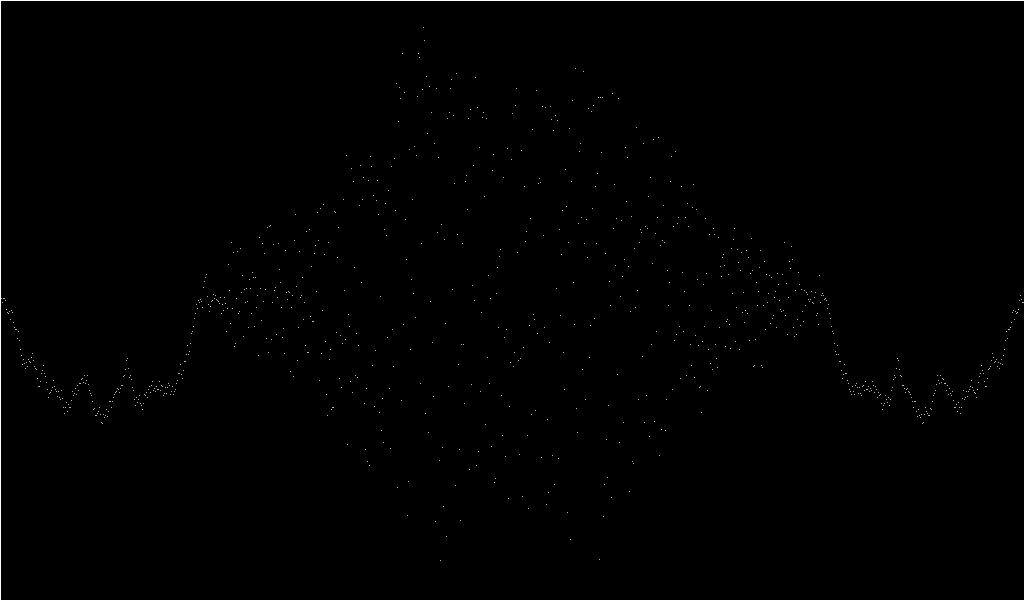
Frame 1 (no input)
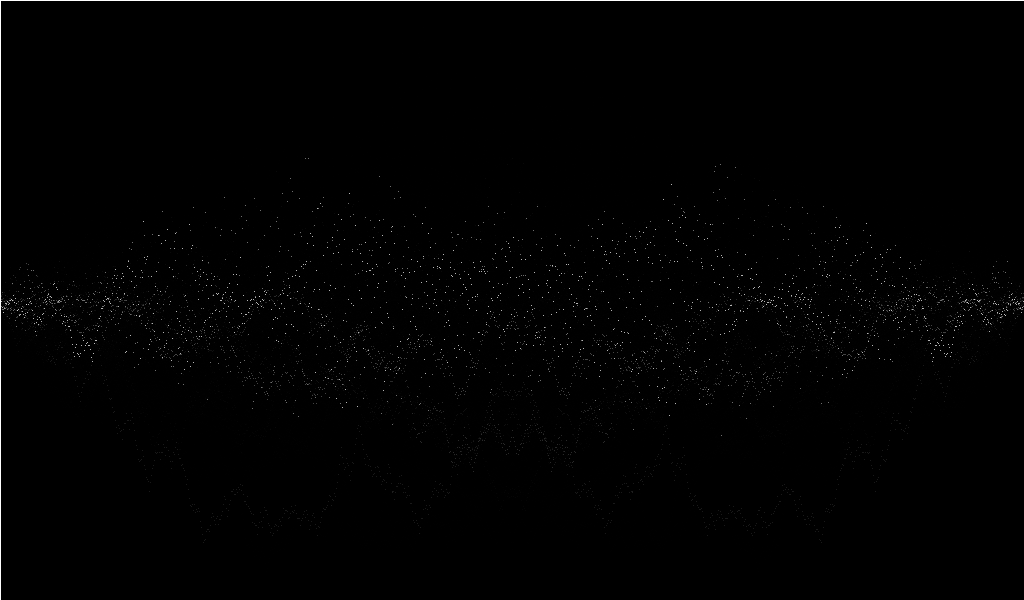
Frame 60 (the mouse pressed at the canvas centre just before this capture)
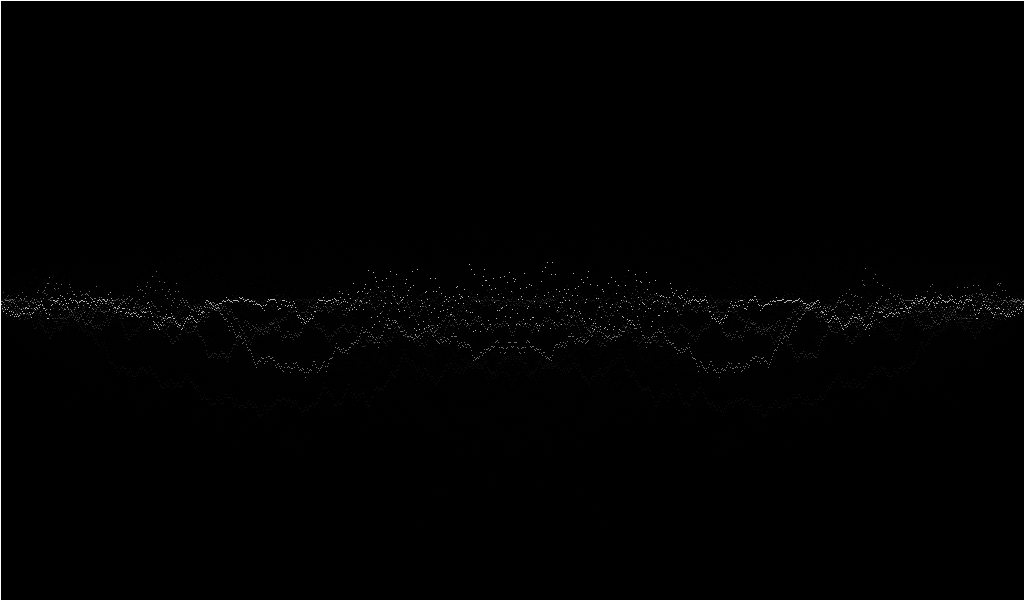
Frame 120 (the mouse held since frame 60 and released just before this capture)

The Processing sketch that drew these frames (run headless with seeded random() and noise(); from frame 60 on, the mouse is pressed at the canvas centre):

// Processing sketch: Amplitude
// ── Amplitude.pde
int halfWidth;
int halfHeight;

void setup() {
  size(1024, 600);
  stroke(255);
  frameRate(1000);
  
  halfWidth = width/2;
  halfHeight = height/2;
  
  background(0);
  
} 

void draw() {
  
  fill(0, 100);
  rect(0, 0, width, height);
  
  
  float amplitude = map(height - mouseY, 0, height, 0, 10);
  
  float rand = 0;
  for  (int i = 0; i < halfWidth; i++)
  {
    point( i,         halfHeight + random(-rand, rand));
    point( width - i, halfHeight + random(-rand, rand));
    rand += random(-amplitude, amplitude);
  }
  
  // center point
  point( halfWidth, halfHeight + random(-rand, rand));
  
}
